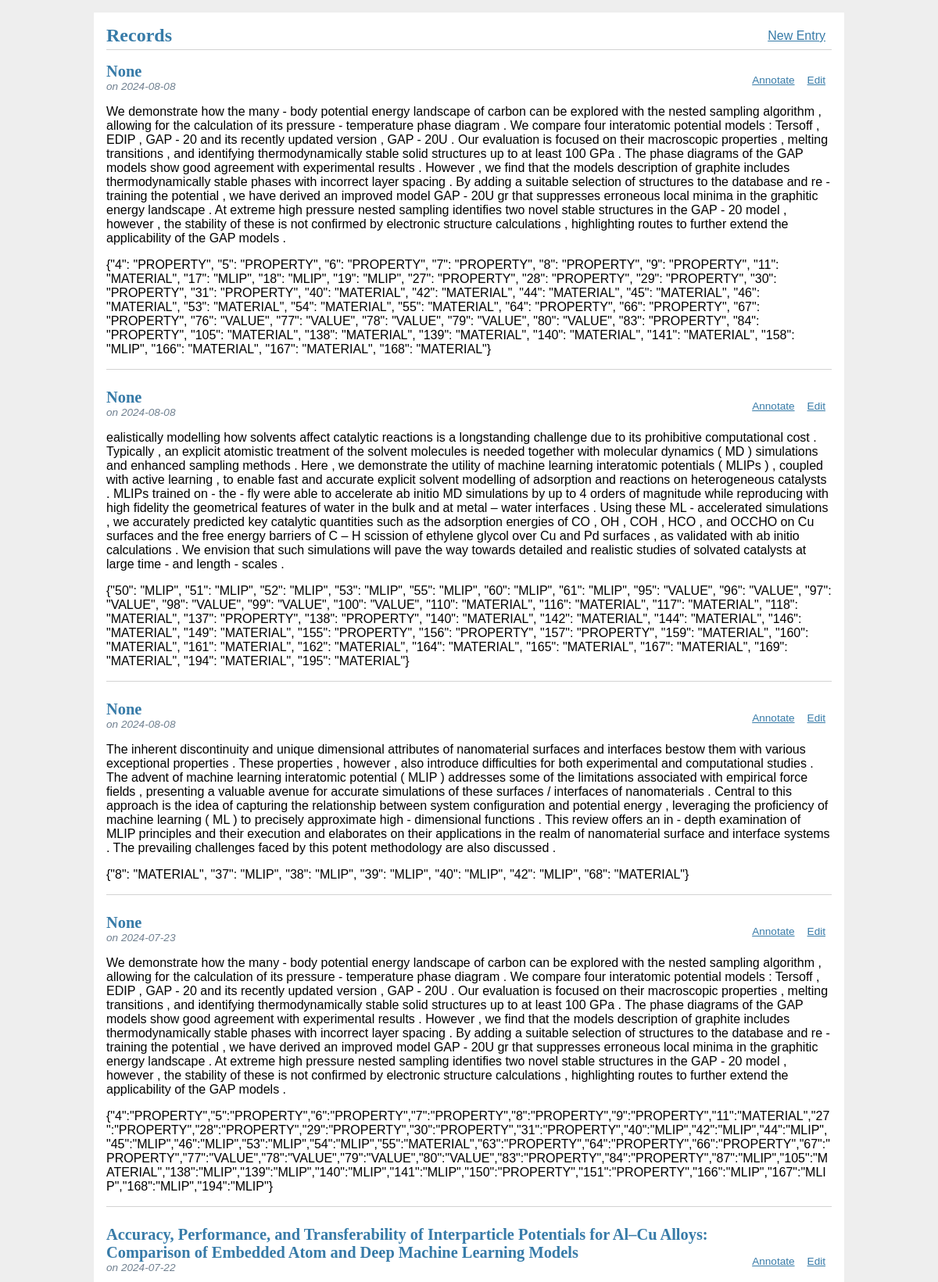
The page / (upper part) on the database its author committed.
### tables this page shows
CREATE TABLE "mlip" (
  id INTEGER PRIMARY KEY AUTOINCREMENT,
  created TIMESTAMP NOT NULL DEFAULT CURRENT_TIMESTAMP,
  title TEXT,
  body TEXT NOT NULL,
  annotation TEXT
);

### AnnoApp/mlip.py (the view)
@bp.route('/')
def index():
    db = get_db()
    texts = db.execute(
        'SELECT p.id, title, body, annotation, created'
        ' FROM mlip p'
        ' ORDER BY created DESC'
    ).fetchall()
    return render_template('mlip/index.html', texts=texts)

### AnnoApp/db.py (called while the page is built)
def get_db():
    if 'db' not in g:
        g.db = sqlite3.connect(
            current_app.config['DATABASE'],
            detect_types=sqlite3.PARSE_DECLTYPES
        )
        g.db.row_factory = sqlite3.Row
    return g.db

### AnnoApp/templates/mlip/index.html
{% extends 'base.html' %}
{% block header %}
  <h1>{% block title %}Records{% endblock %}</h1>
  <a class="action" href="{{ url_for('mlip.create') }}">New Entry</a>
{% endblock %}
{% block content %}
  {% for text in texts %}
    <article class="post">
      <header>
        <div>
          <h1>{{ text['title'] }}</h1>
          <div class="about">on {{ text['created'].strftime('%Y-%m-%d') }}</div>
        </div>
        <a class="action" href="{{ url_for('mlip.annotate', id=text['id']) }}">Annotate</a>
        <a class="action" href="{{ url_for('mlip.update', id=text['id']) }}">Edit</a>
      </header>
      <p style='word-wrap: break-word;'>{{ text['body'] }}</p>
      <p style='word-wrap: break-word;'>{{ text['annotation'] }}</p>
    </article>
    {% if not loop.last %}
      <hr>
    {% endif %}
  {% endfor %}
{% endblock %}

### AnnoApp/templates/base.html (shortened to what this page needs)
<!doctype html>
<link rel="stylesheet" href="{{ url_for('static', filename='style.css') }}">
<section class="content">
  <header>
    {% block header %}{% endblock %}
  </header>
  {% block content %}{% endblock %}
</section>

### AnnoApp/static/style.css (style rules this page uses)
h1 { font-family: serif; color: #377ba8; margin: 1rem 0; }
a { color: #377ba8; }
hr { border: none; border-top: 1px solid lightgray; }
nav ul li a, nav ul li span, header .action { display: block; padding: 0.5rem; }
.content { padding: 0 1rem 1rem; }
.content > header { border-bottom: 1px solid lightgray; display: flex; align-items: flex-end; }
.content > header h1 { flex: auto; margin: 1rem 0 0.25rem 0; }
.post > header { display: flex; align-items: flex-end; font-size: 0.85em; }
.post > header > div:first-of-type { flex: auto; }
.post > header h1 { font-size: 1.5em; margin-bottom: 0; }
.post .about { color: slategray; font-style: italic; }
.content:last-child { margin-bottom: 0; }

### rows shown on the page
mlip: title "None", created "2024-08-08", body "We demonstrate how the many - body potential energy landscape of carbon can be explored with the nested sampling algorithm , allowing for the calculation of its pressure - temperature phase diagram . We compare four interatomic potential models : Tersoff , EDIP , GAP - 20 and its recently updated version , GAP - 20U . Our evaluation is focused on their macroscopic properties , melting transitions , and identifying thermodynamically stable solid structures up to at least 100 GPa . The phase diagrams of the GAP models show good agreement with experimental results . However , we find that the models description of graphite includes thermodynamically stable phases with incorrect layer spacing .…", annotation "{\"4\": \"PROPERTY\", \"5\": \"PROPERTY\", \"6\": \"PROPERTY\", \"7\": \"PROPERTY\", \"8\": \"PROPERTY\", \"9\": \"PROPERTY\", \"11\": \"MATERIAL\", \"17\": \"MLIP\", \"18\": \"MLIP\", \"19\": \"MLIP\", \"27\": \"PROPERTY\", \"28\": \"PROPERTY\", \"29\": \"PROPERTY\", \"30\": \"PROPERTY\", \"31\": \"PROPERTY\", \"40\": \"MATERIAL\", \"42\": \"MATERIAL\", \"44\": \"MATERIAL\", \"45\": \"MATERIAL\", \"46\": \"MATERIAL\", \"53\": \"MATERIAL\", \"54\": \"MATERIAL\", \"55\": \"MATERIAL\", \"64\": \"PROPERTY\", \"66\": \"PROPERTY\", \"67\": \"PROPERTY\", \"76\": \"VALUE\", \"77\": \"VALUE\", \"78\": \"VALUE\", \"79\": \"VALUE\", \"80\": \"VALUE\", \"83\": \"PROPERTY\", \"84\": \"PROPERTY\", \"105\": \"MATERIAL\", \"138\": \"MATERIAL\", \"139\": \"MATERIAL\", \"140\": \"MATERIAL\", \"141\": \"MATERIAL\", \"158\": \"MLIP\", \"166\": \"MATERIAL\", \"167\":…"
mlip: title "None", created "2024-08-08", body "ealistically modelling how solvents affect catalytic reactions is a longstanding challenge due to its prohibitive computational cost . Typically , an explicit atomistic treatment of the solvent molecules is needed together with molecular dynamics ( MD ) simulations and enhanced sampling methods . Here , we demonstrate the utility of machine learning interatomic potentials ( MLIPs ) , coupled with active learning , to enable fast and accurate explicit solvent modelling of adsorption and reactions on heterogeneous catalysts . MLIPs trained on - the - fly were able to accelerate ab initio MD simulations by up to 4 orders of magnitude while reproducing with high fidelity the geometrical…", annotation "{\"50\": \"MLIP\", \"51\": \"MLIP\", \"52\": \"MLIP\", \"53\": \"MLIP\", \"55\": \"MLIP\", \"60\": \"MLIP\", \"61\": \"MLIP\", \"95\": \"VALUE\", \"96\": \"VALUE\", \"97\": \"VALUE\", \"98\": \"VALUE\", \"99\": \"VALUE\", \"100\": \"VALUE\", \"110\": \"MATERIAL\", \"116\": \"MATERIAL\", \"117\": \"MATERIAL\", \"118\": \"MATERIAL\", \"137\": \"PROPERTY\", \"138\": \"PROPERTY\", \"140\": \"MATERIAL\", \"142\": \"MATERIAL\", \"144\": \"MATERIAL\", \"146\": \"MATERIAL\", \"149\": \"MATERIAL\", \"155\": \"PROPERTY\", \"156\": \"PROPERTY\", \"157\": \"PROPERTY\", \"159\": \"MATERIAL\", \"160\": \"MATERIAL\", \"161\": \"MATERIAL\", \"162\": \"MATERIAL\", \"164\": \"MATERIAL\", \"165\": \"MATERIAL\", \"167\": \"MATERIAL\", \"169\": \"MATERIAL\", \"194\": \"MATERIAL\", \"195\": \"MATERIAL\"}"
mlip: title "None", created "2024-08-08", body "The inherent discontinuity and unique dimensional attributes of nanomaterial surfaces and interfaces bestow them with various exceptional properties . These properties , however , also introduce difficulties for both experimental and computational studies . The advent of machine learning interatomic potential ( MLIP ) addresses some of the limitations associated with empirical force fields , presenting a valuable avenue for accurate simulations of these surfaces / interfaces of nanomaterials . Central to this approach is the idea of capturing the relationship between system configuration and potential energy , leveraging the proficiency of machine learning ( ML ) to precisely approximate…", annotation "{\"8\": \"MATERIAL\", \"37\": \"MLIP\", \"38\": \"MLIP\", \"39\": \"MLIP\", \"40\": \"MLIP\", \"42\": \"MLIP\", \"68\": \"MATERIAL\"}"
mlip: title "None", created "2024-07-23", body "We demonstrate how the many - body potential energy landscape of carbon can be explored with the nested sampling algorithm , allowing for the calculation of its pressure - temperature phase diagram . We compare four interatomic potential models : Tersoff , EDIP , GAP - 20 and its recently updated version , GAP - 20U . Our evaluation is focused on their macroscopic properties , melting transitions , and identifying thermodynamically stable solid structures up to at least 100 GPa . The phase diagrams of the GAP models show good agreement with experimental results . However , we find that the models description of graphite includes thermodynamically stable phases with incorrect layer spacing .…", annotation "{\"4\":\"PROPERTY\",\"5\":\"PROPERTY\",\"6\":\"PROPERTY\",\"7\":\"PROPERTY\",\"8\":\"PROPERTY\",\"9\":\"PROPERTY\",\"11\":\"MATERIAL\",\"27\":\"PROPERTY\",\"28\":\"PROPERTY\",\"29\":\"PROPERTY\",\"30\":\"PROPERTY\",\"31\":\"PROPERTY\",\"40\":\"MLIP\",\"42\":\"MLIP\",\"44\":\"MLIP\",\"45\":\"MLIP\",\"46\":\"MLIP\",\"53\":\"MLIP\",\"54\":\"MLIP\",\"55\":\"MATERIAL\",\"63\":\"PROPERTY\",\"64\":\"PROPERTY\",\"66\":\"PROPERTY\",\"67\":\"PROPERTY\",\"77\":\"VALUE\",\"78\":\"VALUE\",\"79\":\"VALUE\",\"80\":\"VALUE\",\"83\":\"PROPERTY\",\"84\":\"PROPERTY\",\"87\":\"MLIP\",\"105\":\"MATERIAL\",\"138\":\"MLIP\",\"139\":\"MLIP\",\"140\":\"MLIP\",\"141\":\"MLIP\",\"150\":\"PROPERTY\",\"151\":\"PROPERTY\",\"166\":\"MLIP\",\"167\":\"MLIP\",\"168\":\"MLIP\",\"194\":\"MLIP\"}"
mlip: title "Accuracy, Performance, and Transferability of Interparticle Potentials for Al–Cu Alloys: Comparison of Embedded Atom and Deep Machine Learning Models", created "2024-07-22"
